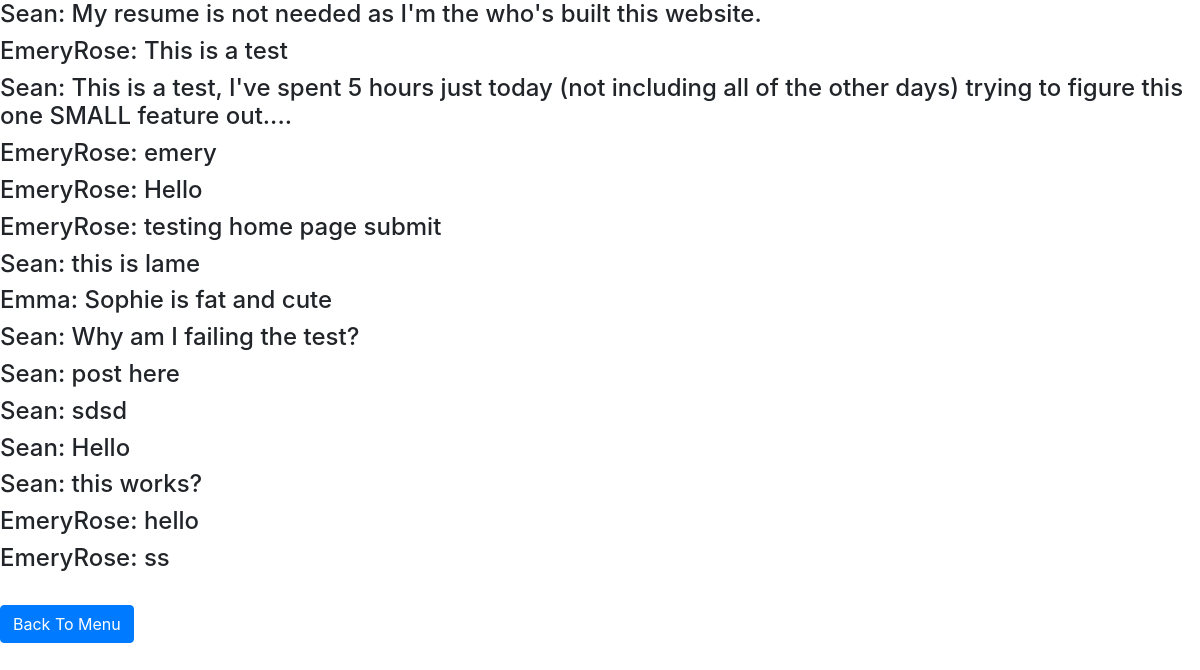
Page /resumes/ on the committed database.
### resume/models.py (models this page shows, shortened)
class Resume(models.Model):
    description = CharField(max_length=1024)
    author = ForeignKey(settings.AUTH_USER_MODEL, on_delete=models.CASCADE)

### resume/views.py (the view)
# urls.py: path('', views.get_resume, name='resume_list'),
def get_resume(request, *args, **kwargs):
    resume_list = Resume.objects.all()
    context = {"resume_list": resume_list}
    return render(request, "resume/resume_list.html", context)

### templates/resume/resume_list.html (shortened to what this page needs)
<!DOCTYPE html>
<html>
<head>
    <link rel="stylesheet" href="https://stackpath.bootstrapcdn.com/bootstrap/4.5.0/css/bootstrap.min.css">
</head>
<body>
{% if resume_list %}
    {% for resume in resume_list %}
        <div>
            <h4>{{ resume.author }}: {{ resume.description }}</h4>
        </div>
    {% endfor %}
{% else %}
    No listed resumes
{% endif %}
<br><a class="btn btn-primary" href="/">Back To Menu</a>
</body>
</html>

### rows in the picture
Resume: author "Sean", description "My resume is not needed as I'm the who's built this website."
Resume: author "EmeryRose", description "This is a test"
Resume: author "Sean", description "This is a test, I've spent 5 hours just today (not including all of the other days) trying to figure this one SMALL feature out...."
Resume: author "EmeryRose", description "emery"
Resume: author "EmeryRose", description "Hello"
Resume: author "EmeryRose", description "testing home page submit"
Resume: author "Sean", description "this is lame"
Resume: author "Emma", description "Sophie is fat and cute"
Resume: author "Sean", description "Why am I failing the test?"
Resume: author "Sean", description "post here"
Resume: author "Sean", description "sdsd"
Resume: author "Sean", description "Hello"
Resume: author "Sean", description "this works?"
Resume: author "EmeryRose", description "hello"
Resume: author "EmeryRose", description "ss"
